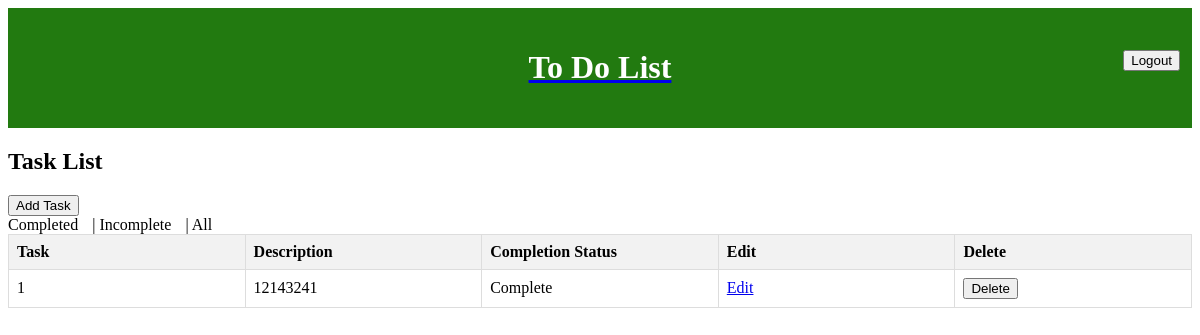
Page /tasks/ (signed in) on the earlier database version.
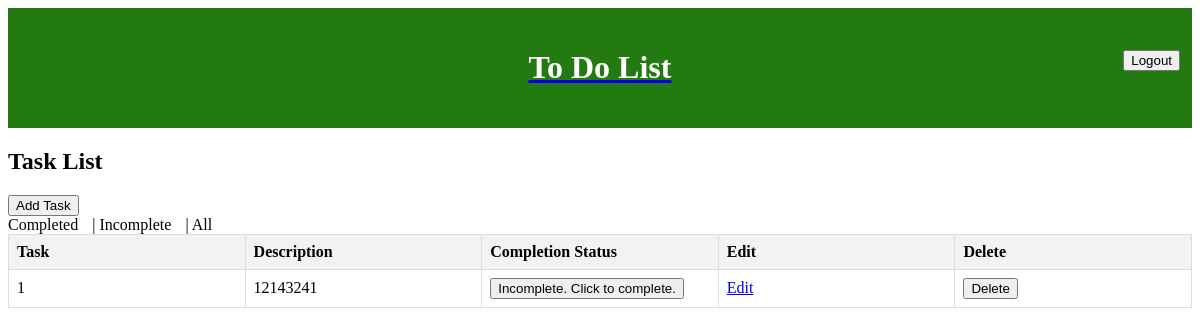
Same page on the later database version.
### todo_app/models.py (models this page shows, shortened)
class Task(models.Model):
    user = models.ForeignKey(User, on_delete=models.CASCADE)
    title = models.CharField(max_length=200)
    description = models.TextField()
    completed = models.BooleanField(default=False)

### todo_app/views.py (the view)
# urls.py: path('tasks/', TaskListView.as_view(), name='task_list'),
class TaskListView(LoginRequiredMixin, ListView):
    model = Task
    template_name = 'task_list.html'
    context_object_name = 'tasks'
    def get_queryset(self):
        filter_option = self.request.GET.get('filter')
        if filter_option == 'completed':
            return Task.objects.filter(user=self.request.user, completed=True)
        elif filter_option == 'incomplete':
            return Task.objects.filter(user=self.request.user, completed=False)
        else:
            return Task.objects.filter(user=self.request.user)

### todo_app/templates/task_list.html (shortened to what this page needs)
{% extends 'base.html' %}
{% load static %}
{% block content %}
    <h2>Task List</h2>
    <a href="{% url 'add_task' %}"><button>Add Task</button></a>
    <div>
        <a href="?filter=completed">Completed</a> |
        <a href="?filter=incomplete">Incomplete</a> |
        <a href="?filter=all">All</a>
    </div>
    <table>
        <thead>
            <tr>
                <th>Task</th>
                <th>Description</th>
                <th>Completion Status</th>
                <th>Edit</th>
                <th>Delete</th>
            </tr>
        </thead>
        <tbody>
            {% for task in tasks %}
                <tr>
                    <td>{{ task.title }}</td>
                    <td>{{ task.description }}</td>
                    <td>
                        {% if task.completed %}
                            Complete
                        {% else %}
                        <form action="{% url 'complete_task' task.id %}" method="post" style="display: inline;">
                            <button type="submit">Incomplete. Click to complete.</button>
                        </form>
                        {% endif %}
                    </td>
                    <td>
                        <a href="{% url 'edit_task' task.id %}">Edit</a>
                    </td>
                    <td>
                        <form action="{% url 'delete_task' task.id %}" method="post" style="display: inline;">
                            <button type="submit" onclick="return confirm('Are you sure you want to delete this task?')">Delete</button>
                        </form>
                    </td>
                </tr>
            {% endfor %}
        </tbody>
    </table>
{% endblock %}

Differences in the rows shown:
changed Task: completed "Complete" → "Incomplete. Click to complete."
